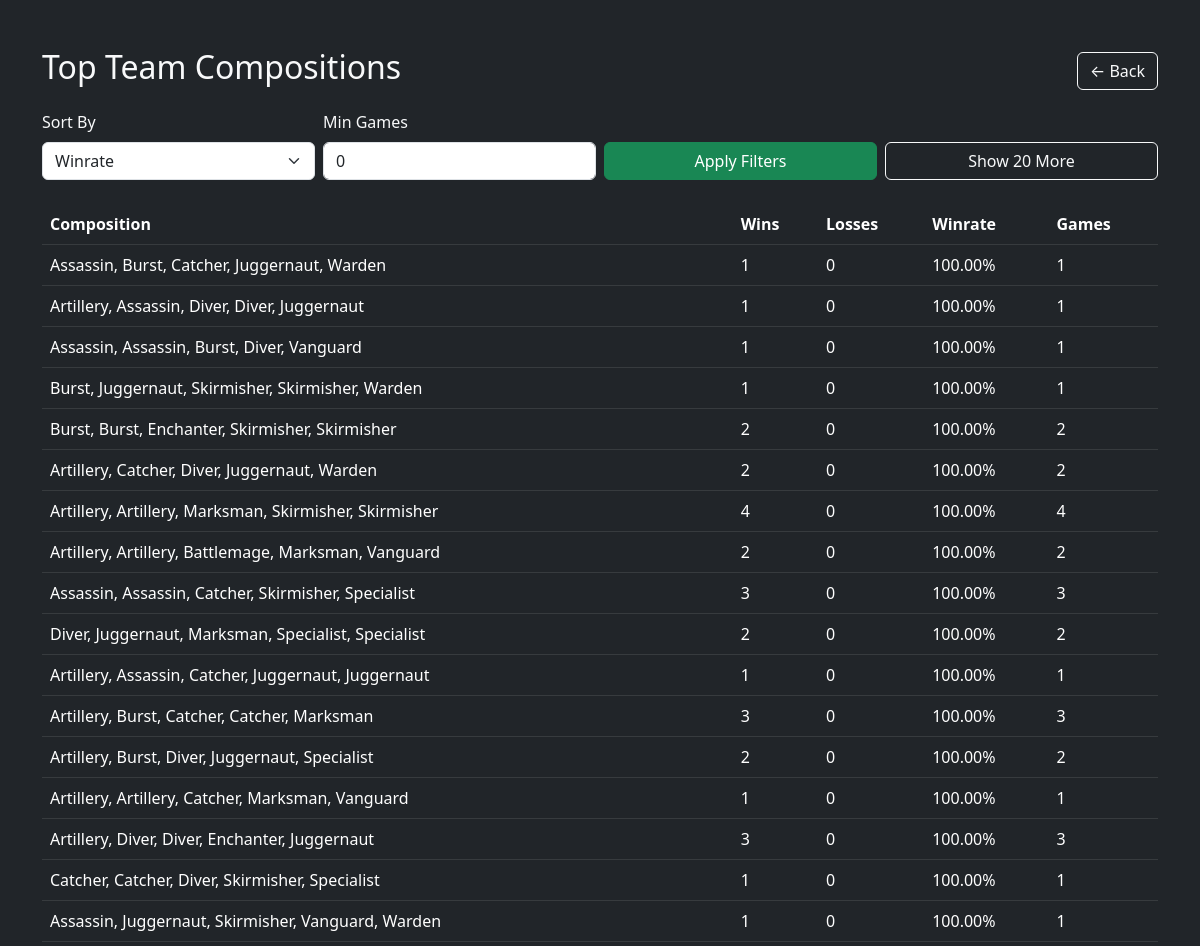
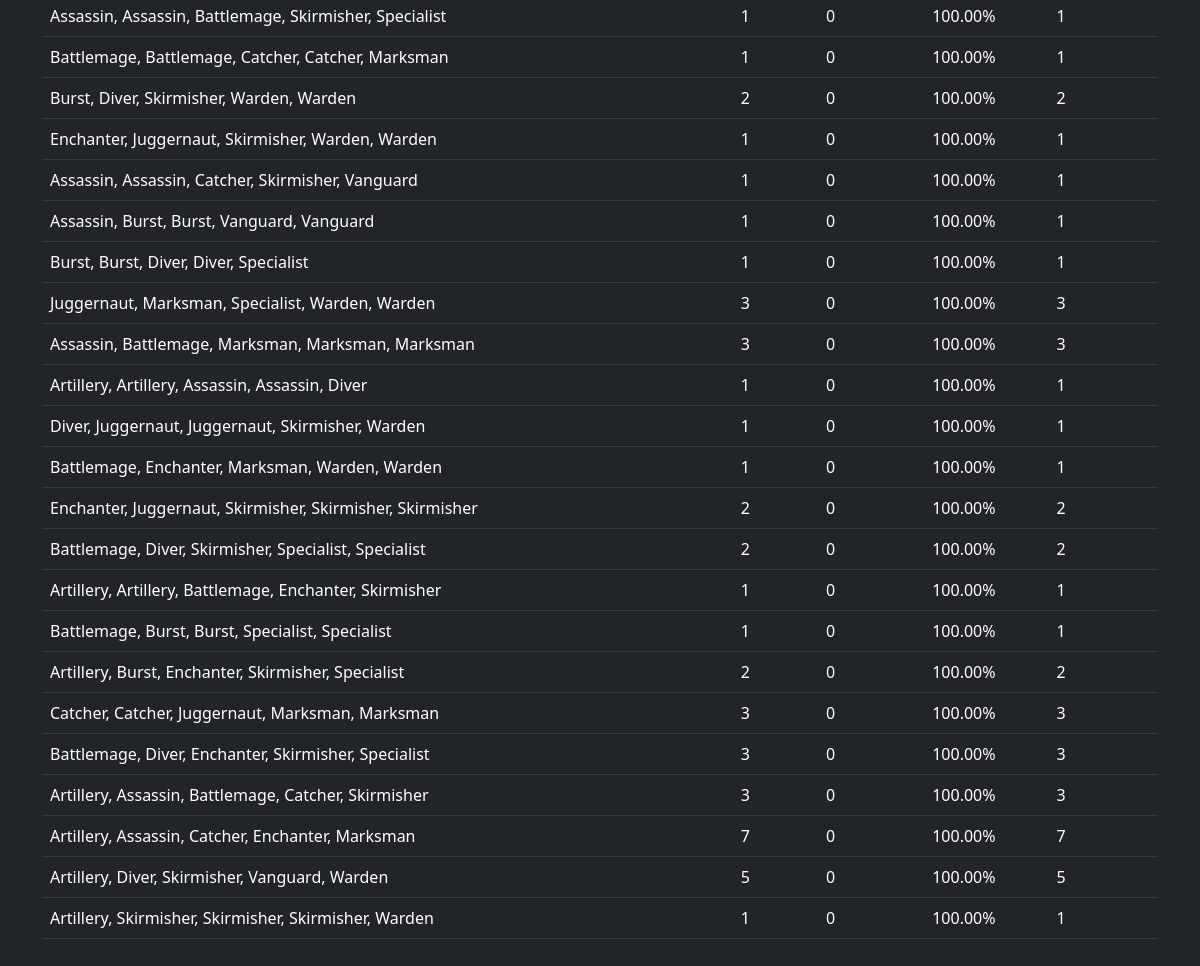
Screenshot of /leaderboard?sort=winrate&min_games=0&limit=40 with the database file from the repository (2 pictures, top to bottom).
### tables this page shows
CREATE TABLE team_comps (
    comp TEXT PRIMARY KEY,
    wins INTEGER DEFAULT 0,
    losses INTEGER DEFAULT 0,
    winrate REAL DEFAULT 0
);

### app.py (the view)
@app.route("/leaderboard")
def leaderboard():
    sort_by = request.args.get("sort", "winrate")
    min_games = int(request.args.get("min_games", 0))
    limit = int(request.args.get("limit", 20))
    valid_sorts = {"winrate": "winrate DESC", "games": "games DESC"}
    sort_order = valid_sorts.get(sort_by, "winrate DESC")
    conn = sqlite3.connect(DB_PATH)
    cur = conn.cursor()
    cur.execute(f"""
        SELECT comp, wins, losses, winrate, (wins + losses) AS games
        FROM team_comps
        WHERE (wins + losses) >= ?
        ORDER BY {sort_order}
        LIMIT ?
    """, (min_games, limit))
    comps = cur.fetchall()
    conn.close()
    comps = [
        (comp.strip("[]").replace("'", "").replace(",", ","), wins, losses, winrate, games)
        for comp, wins, losses, winrate, games in comps
    ]
    return render_template(
        "leaderboard.html",
        comps=comps,
        sort_by=sort_by,
        min_games=min_games,
        limit=limit
    )

### templates/leaderboard.html (shortened to what this page needs)
<!DOCTYPE html>
<html>
<head>
  <link href="https://cdn.jsdelivr.net/npm/bootstrap@5.3.0/dist/css/bootstrap.min.css" rel="stylesheet">
</head>
<body class="bg-dark text-light">
  <div class="container py-5">
    <div class="d-flex justify-content-between align-items-center mb-3">
      <h2>Top Team Compositions</h2>
      <a href="/" class="btn btn-outline-light">← Back</a>
    </div>
    <form method="get" class="row g-2 mb-4">
      <div class="col-md-3">
        <label class="form-label">Sort By</label>
        <select class="form-select" name="sort">
          <option value="winrate" {% if sort_by == "winrate" %}selected{% endif %}>Winrate</option>
        </select>
      </div>
      <div class="col-md-3">
        <label class="form-label">Min Games</label>
        <input type="number" class="form-control" name="min_games" min="0" value="{{ min_games }}">
      </div>
      <div class="col-md-3 align-self-end">
        <button class="btn btn-success w-100">Apply Filters</button>
      </div>
      <div class="col-md-3 align-self-end">
        <a href="/leaderboard?sort={{ sort_by }}&min_games={{ min_games }}&limit={{ limit + 20 }}" class="btn btn-outline-light w-100">Show 20 More</a>
      </div>
    </form>
    <table class="table table-dark table-hover align-middle">
      <thead>
        <tr>
          <th>Composition</th>
          <th>Wins</th>
          <th>Losses</th>
          <th>Winrate</th>
          <th>Games</th>
        </tr>
      </thead>
      <tbody>
        {% for comp, wins, losses, winrate, games in comps %}
        <tr>
          <td>{{ comp }}</td>
          <td>{{ wins }}</td>
          <td>{{ losses }}</td>
          <td>{{ "%.2f" % (winrate*100) }}%</td>
          <td>{{ games }}</td>
        </tr>
        {% endfor %}
      </tbody>
    </table>
  </div>
</body>
</html>

### rows the page displays
team_comps: comp "Assassin, Burst, Catcher, Juggernaut, Warden", wins "1", losses "0", winrate*100 "100.00"
team_comps: comp "Artillery, Assassin, Diver, Diver, Juggernaut", wins "1", losses "0", winrate*100 "100.00"
team_comps: comp "Assassin, Assassin, Burst, Diver, Vanguard", wins "1", losses "0", winrate*100 "100.00"
team_comps: comp "Burst, Juggernaut, Skirmisher, Skirmisher, Warden", wins "1", losses "0", winrate*100 "100.00"
team_comps: comp "Burst, Burst, Enchanter, Skirmisher, Skirmisher", wins "2", losses "0", winrate*100 "100.00"
team_comps: comp "Artillery, Catcher, Diver, Juggernaut, Warden", wins "2", losses "0", winrate*100 "100.00"
team_comps: comp "Artillery, Artillery, Marksman, Skirmisher, Skirmisher", wins "4", losses "0", winrate*100 "100.00"
team_comps: comp "Artillery, Artillery, Battlemage, Marksman, Vanguard", wins "2", losses "0", winrate*100 "100.00"
team_comps: comp "Assassin, Assassin, Catcher, Skirmisher, Specialist", wins "3", losses "0", winrate*100 "100.00"
team_comps: comp "Diver, Juggernaut, Marksman, Specialist, Specialist", wins "2", losses "0", winrate*100 "100.00"
team_comps: comp "Artillery, Assassin, Catcher, Juggernaut, Juggernaut", wins "1", losses "0", winrate*100 "100.00"
team_comps: comp "Artillery, Burst, Catcher, Catcher, Marksman", wins "3", losses "0", winrate*100 "100.00"
team_comps: comp "Artillery, Burst, Diver, Juggernaut, Specialist", wins "2", losses "0", winrate*100 "100.00"
team_comps: comp "Artillery, Artillery, Catcher, Marksman, Vanguard", wins "1", losses "0", winrate*100 "100.00"
team_comps: comp "Artillery, Diver, Diver, Enchanter, Juggernaut", wins "3", losses "0", winrate*100 "100.00"
team_comps: comp "Catcher, Catcher, Diver, Skirmisher, Specialist", wins "1", losses "0", winrate*100 "100.00"
team_comps: comp "Assassin, Juggernaut, Skirmisher, Vanguard, Warden", wins "1", losses "0", winrate*100 "100.00"
team_comps: comp "Assassin, Assassin, Battlemage, Skirmisher, Specialist", wins "1", losses "0", winrate*100 "100.00"
team_comps: comp "Battlemage, Battlemage, Catcher, Catcher, Marksman", wins "1", losses "0", winrate*100 "100.00"
team_comps: comp "Burst, Diver, Skirmisher, Warden, Warden", wins "2", losses "0", winrate*100 "100.00"
team_comps: comp "Enchanter, Juggernaut, Skirmisher, Warden, Warden", wins "1", losses "0", winrate*100 "100.00"
team_comps: comp "Assassin, Assassin, Catcher, Skirmisher, Vanguard", wins "1", losses "0", winrate*100 "100.00"
team_comps: comp "Assassin, Burst, Burst, Vanguard, Vanguard", wins "1", losses "0", winrate*100 "100.00"
team_comps: comp "Burst, Burst, Diver, Diver, Specialist", wins "1", losses "0", winrate*100 "100.00"
team_comps: comp "Juggernaut, Marksman, Specialist, Warden, Warden", wins "3", losses "0", winrate*100 "100.00"
team_comps: comp "Assassin, Battlemage, Marksman, Marksman, Marksman", wins "3", losses "0", winrate*100 "100.00"
team_comps: comp "Artillery, Artillery, Assassin, Assassin, Diver", wins "1", losses "0", winrate*100 "100.00"
team_comps: comp "Diver, Juggernaut, Juggernaut, Skirmisher, Warden", wins "1", losses "0", winrate*100 "100.00"
team_comps: comp "Battlemage, Enchanter, Marksman, Warden, Warden", wins "1", losses "0", winrate*100 "100.00"
team_comps: comp "Enchanter, Juggernaut, Skirmisher, Skirmisher, Skirmisher", wins "2", losses "0", winrate*100 "100.00"
team_comps: comp "Battlemage, Diver, Skirmisher, Specialist, Specialist", wins "2", losses "0", winrate*100 "100.00"
team_comps: comp "Artillery, Artillery, Battlemage, Enchanter, Skirmisher", wins "1", losses "0", winrate*100 "100.00"
team_comps: comp "Battlemage, Burst, Burst, Specialist, Specialist", wins "1", losses "0", winrate*100 "100.00"
team_comps: comp "Artillery, Burst, Enchanter, Skirmisher, Specialist", wins "2", losses "0", winrate*100 "100.00"
team_comps: comp "Catcher, Catcher, Juggernaut, Marksman, Marksman", wins "3", losses "0", winrate*100 "100.00"
team_comps: comp "Battlemage, Diver, Enchanter, Skirmisher, Specialist", wins "3", losses "0", winrate*100 "100.00"
team_comps: comp "Artillery, Assassin, Battlemage, Catcher, Skirmisher", wins "3", losses "0", winrate*100 "100.00"
team_comps: comp "Artillery, Assassin, Catcher, Enchanter, Marksman", wins "7", losses "0", winrate*100 "100.00"
team_comps: comp "Artillery, Diver, Skirmisher, Vanguard, Warden", wins "5", losses "0", winrate*100 "100.00"
team_comps: comp "Artillery, Skirmisher, Skirmisher, Skirmisher, Warden", wins "1", losses "0", winrate*100 "100.00"
